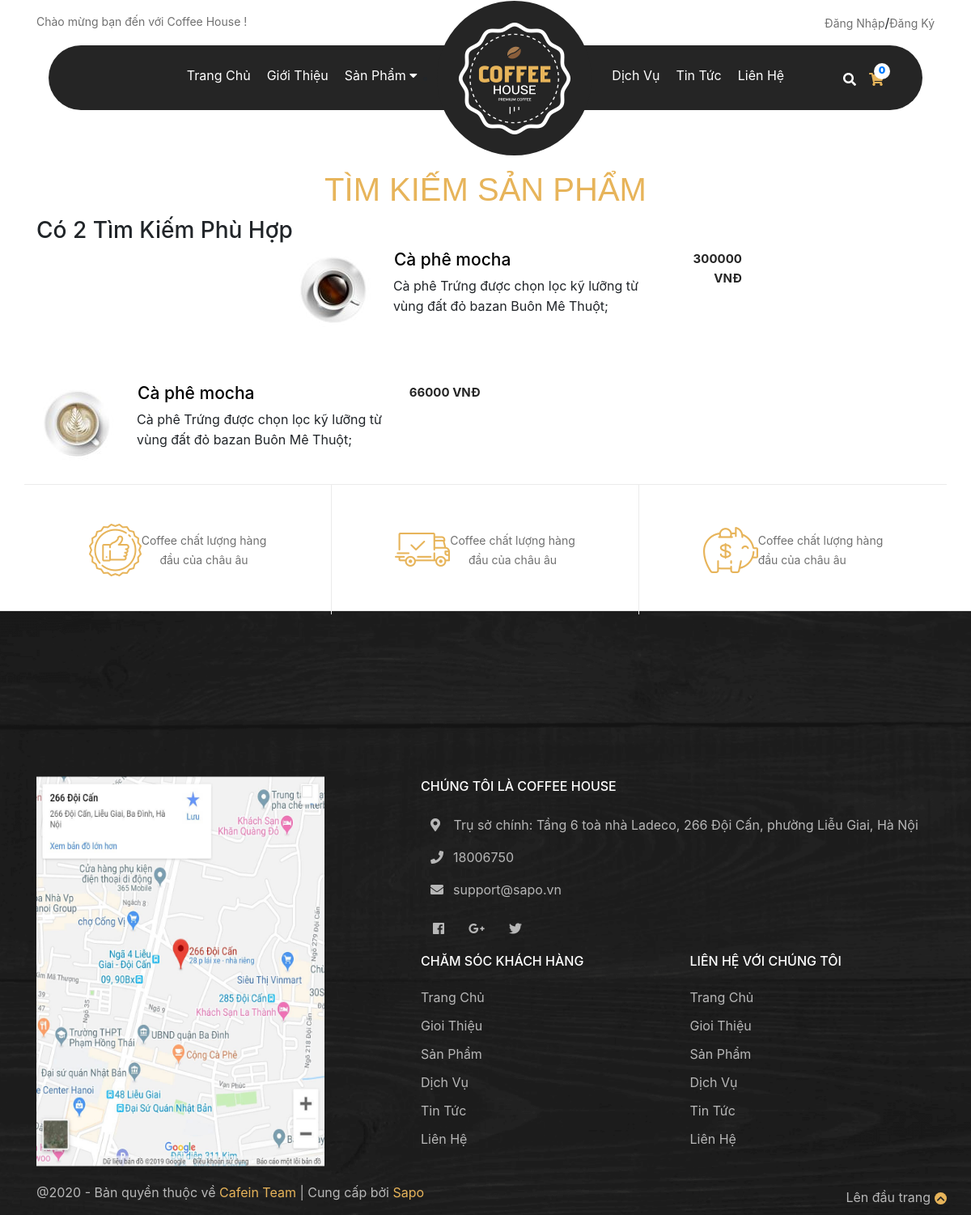
Before: /TimKiem.php?keyword=Cà phê mocha with the older database file.
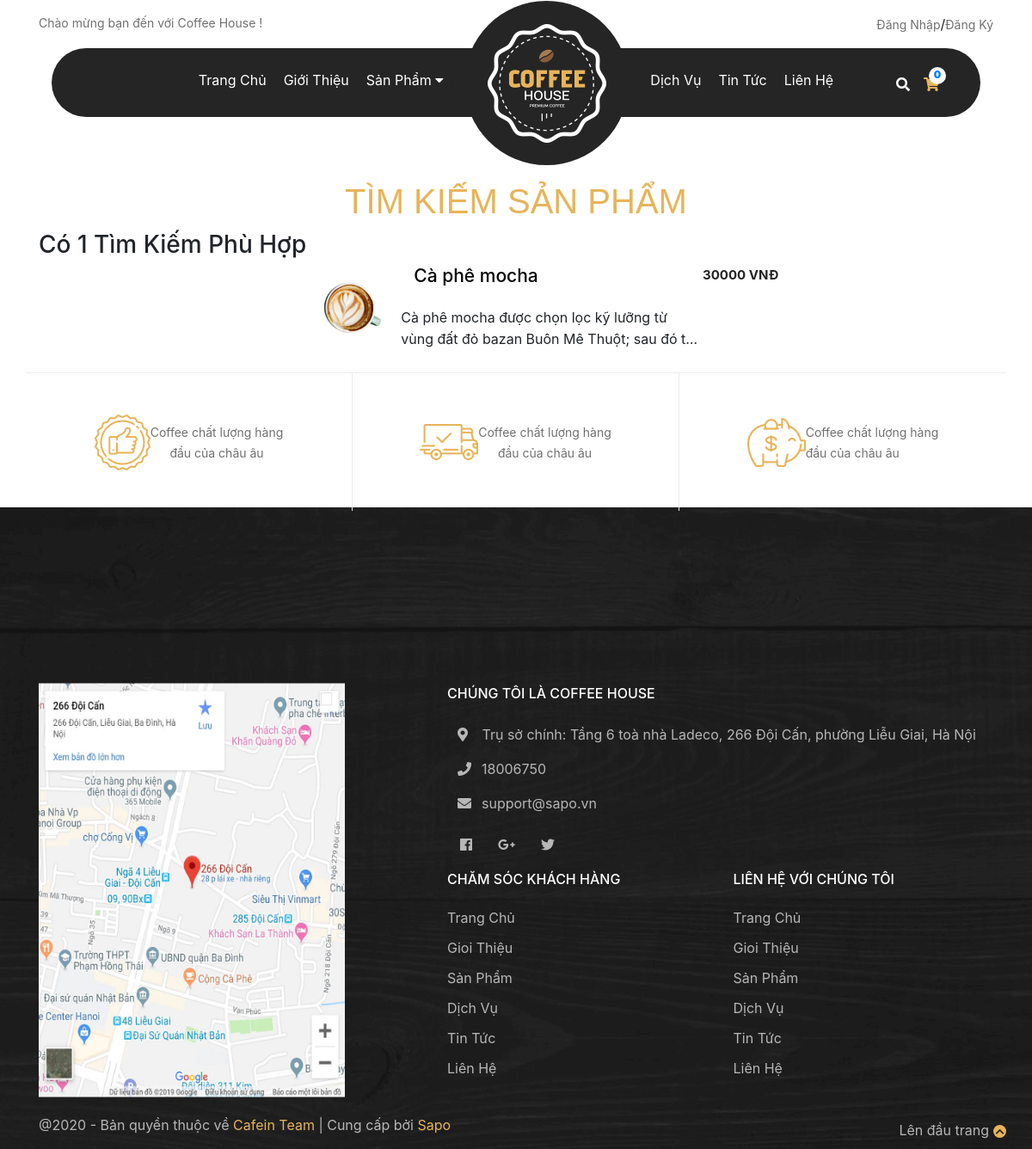
After: the same page with the newer database file.
### tables this page shows
CREATE TABLE `sanphamcoffee` (
  `idCoffee` int(32) NOT NULL,
  `idLoai` int(12) NOT NULL,
  `TenCoffee` varchar(255) NOT NULL,
  `NoiDungMoTa` text NOT NULL,
  `HinhAnh` varchar(255) NOT NULL,
  `Gia` double NOT NULL,
  `SoLuong` int(32) NOT NULL,
  `ThongTin` varchar(255) DEFAULT 'Hệ thống đang cập nhật',
  `ThuongHieu` varchar(255) NOT NULL,
  `NgayGioNhap` timestamp NOT NULL DEFAULT current_timestamp() ON UPDATE current_timestamp()
);

### TimKiem.php (the view, shortened to what this page needs)
<!doctype html>
<html lang="en">
  <head>
    <link rel="stylesheet" href="CSS/main.css">
    <link rel="stylesheet" href="https://use.fontawesome.com/releases/v5.6.3/css/all.css">
    <link rel="stylesheet" href="https://maxcdn.bootstrapcdn.com/font-awesome/4.4.0/css/font-awesome.min.css" />
    <link rel="stylesheet" href="https://stackpath.bootstrapcdn.com/bootstrap/4.3.1/css/bootstrap.min.css">
    <link rel="stylesheet" href="https://cdnjs.cloudflare.com/ajax/libs/animate.css/4.1.1/animate.min.css"/>
    <link rel='stylesheet' href='https://cdn.rawgit.com/daneden/animate.css/v3.1.0/animate.min.css'>
  </head>
  <body>
    <div class="headertop">
        <?php
            require("Header.php");
        ?>
    </div>
     <h1>Tìm Kiếm Sản Phẩm</h1>
    <div class="tabs-content container">
        <div class="content-tab01">
            <?php
                    require("KetNoiCSDL.php");
                    $Sa = $_REQUEST["keyword"];
                    $SQL = "SELECT * FROM sanphamcoffee WHERE tencoffee LIKE \"%".$Sa."%\"";
                    $result = $conn->query($SQL);
                    $KetQua = $result->num_rows;
                        if ($KetQua > 0) {
                            echo"<h3 > Có $KetQua Tìm Kiếm Phù Hợp </h3>";
                            while($row = $result->fetch_assoc()) {
                        ?>
                        <div class="content-tab01-item wow animate__zoomInDown" data-wow-duration="1s" data-wow-delay="<?=$index-0.5?>s" data-wow-offset="50">
                            <div class="img_sp">
                                <img class= "img_sp" src="AdminQuanTri/IMG/<?=$row["HinhAnh"]?>" alt="">
                            </div>
                            <div class="tieude_sp">
                            <h3 class="name_product"> <a href="ThongTinChiTietSP.php?idCoffee=<?=$row["idCoffee"]?>"><?= $row["TenCoffee"]?></a></h3>
                               <p class="TT_SP">
                               <?= $row["NoiDungMoTa"]?>
                               </p>
                            </div>
                            <div class="gia_sp text-right">
                                <span class="Gia_SP"><?=$row["Gia"]?> VNĐ</span>
                            </div>
                        </div>
                    <?php
                        }
                    }
                    else{
                        echo "<h3>Không tìm thấy sản phẩm bạn vừa nhập !<h3>";
                    }
            ?>
            </div>
        </div>
    <?php
      require("Footer.php");
    ?>
  </body>
</html>

Changed rows visible on the page:
removed sanphamcoffee: HinhAnh (picture), TenCoffee "Cà phê mocha", NoiDungMoTa "Cà phê Trứng được chọn lọc kỹ lưỡng từ vùng đất đỏ bazan Buôn Mê Thuột;", Gia "300000"
removed sanphamcoffee: HinhAnh (picture), TenCoffee "Cà phê mocha", NoiDungMoTa "Cà phê Trứng được chọn lọc kỹ lưỡng từ vùng đất đỏ bazan Buôn Mê Thuột;", Gia "66000"
added sanphamcoffee: HinhAnh (picture), TenCoffee "Cà phê mocha", NoiDungMoTa "Cà phê mocha được chọn lọc kỹ lưỡng từ vùng đất đỏ bazan Buôn Mê Thuột; sau đó…", Gia "30000"
Other visible differences:
$KetQua: "2" → "1"
